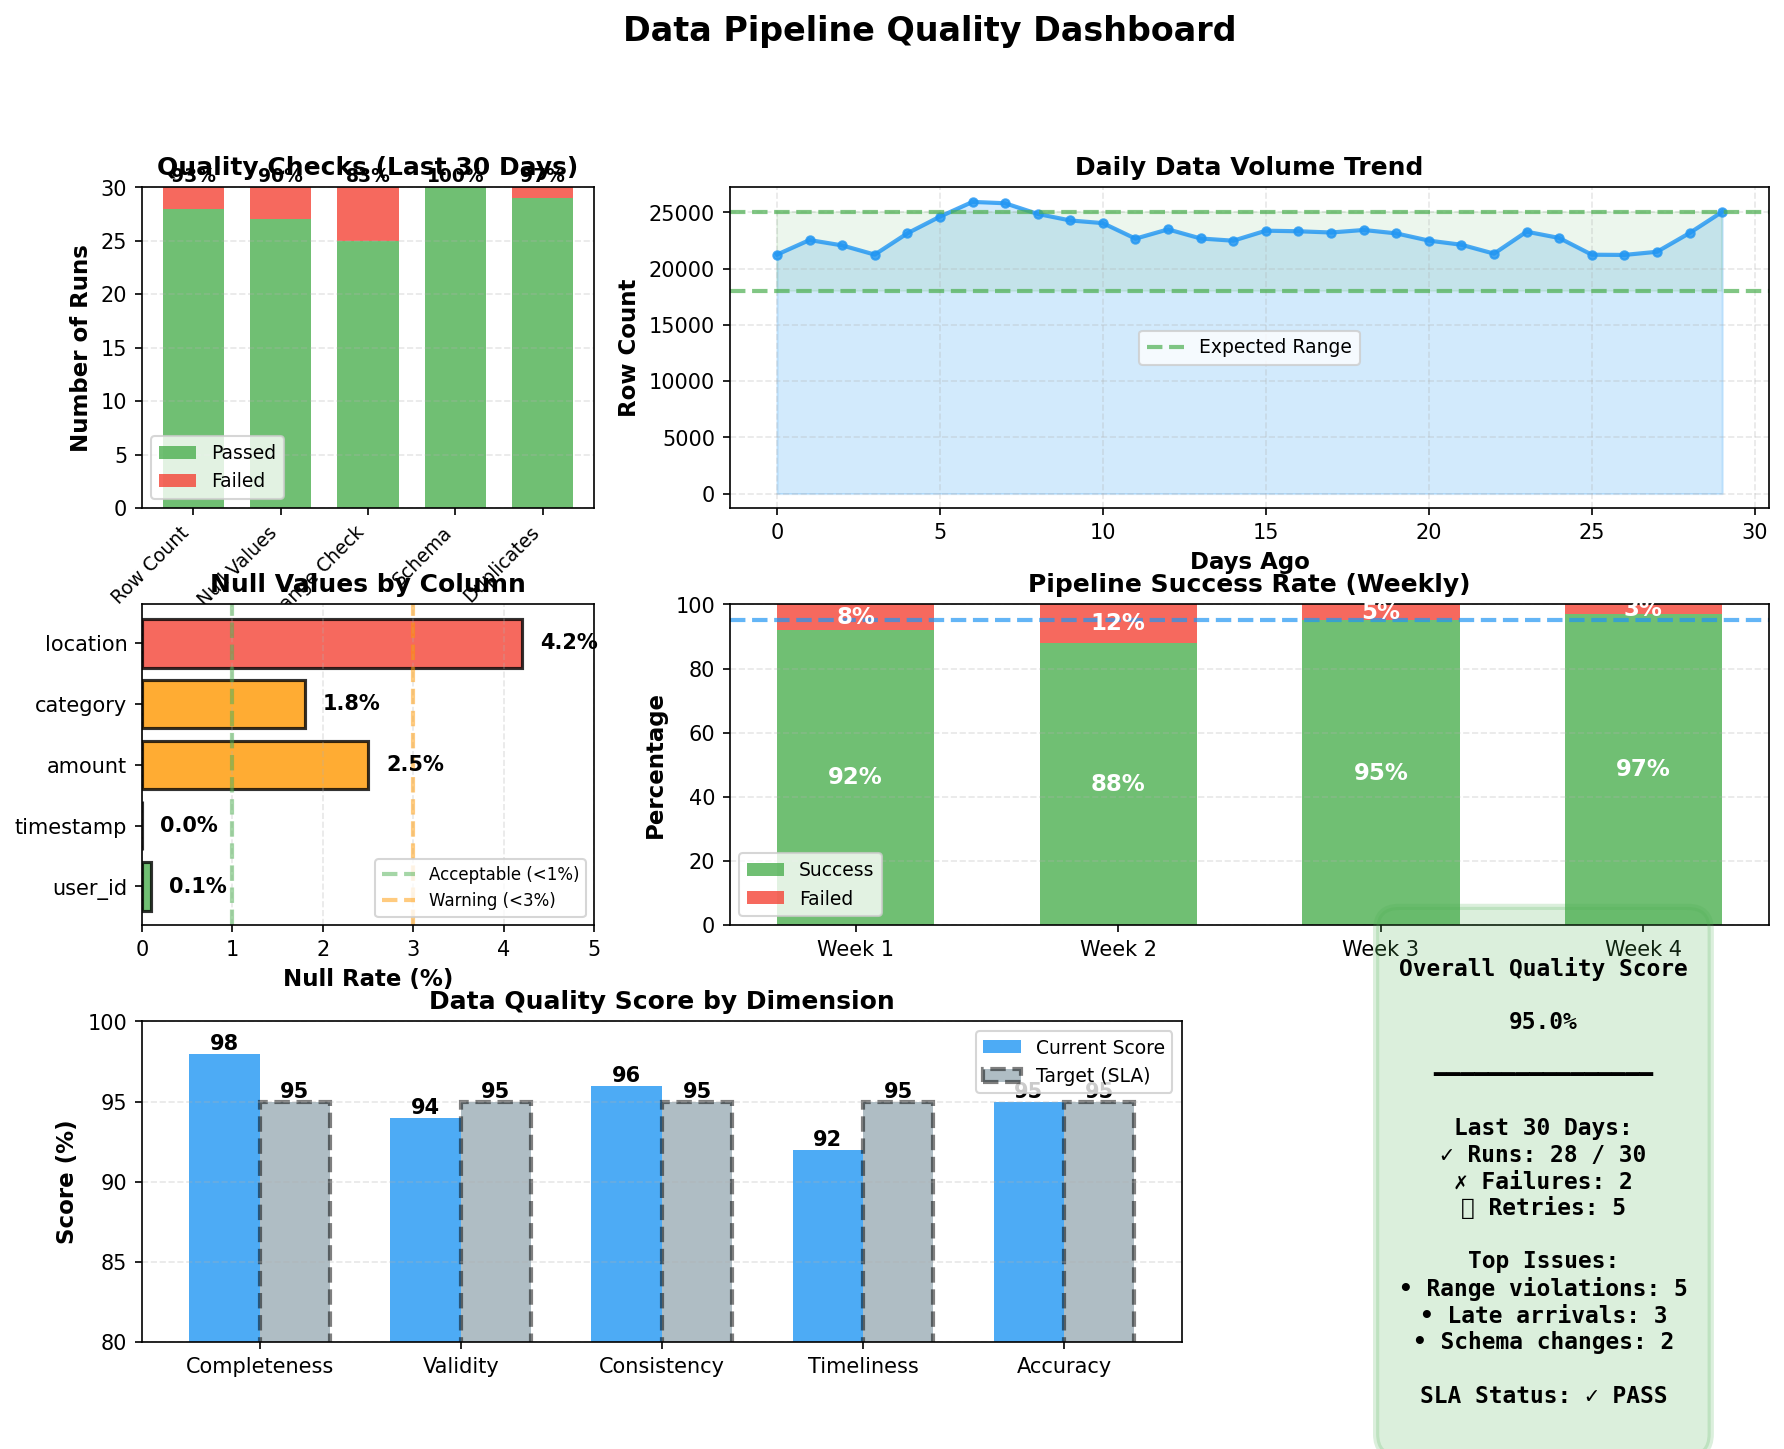

This chart was generated by the following Python code:
"""
Data Quality Metrics Dashboard
Shows quality check results and trends over time
"""
import matplotlib.pyplot as plt
import numpy as np
import matplotlib.patches as mpatches

# Create figure with subplots
fig = plt.figure(figsize=(14, 10))
gs = fig.add_gridspec(3, 3, hspace=0.3, wspace=0.3)

# Color palette
blue = '#2196F3'
green = '#4CAF50'
orange = '#FF9800'
red = '#F44336'
purple = '#9C27B0'
gray = '#607D8B'

# Subplot 1: Quality Check Results (Pie Chart)
ax1 = fig.add_subplot(gs[0, 0])
checks = ['Row Count', 'Null Values', 'Range Check', 'Schema', 'Duplicates']
passed = [28, 27, 25, 30, 29]
failed = [2, 3, 5, 0, 1]

x = np.arange(len(checks))
width = 0.7

bars1 = ax1.bar(x, passed, width, label='Passed', color=green, alpha=0.8)
bars2 = ax1.bar(x, failed, width, bottom=passed, label='Failed', color=red, alpha=0.8)

ax1.set_ylabel('Number of Runs', fontsize=11, fontweight='bold')
ax1.set_title('Quality Checks (Last 30 Days)', fontsize=12, fontweight='bold')
ax1.set_xticks(x)
ax1.set_xticklabels(checks, rotation=45, ha='right', fontsize=9)
ax1.legend(fontsize=9)
ax1.grid(axis='y', alpha=0.3, linestyle='--')

# Add percentage labels
for i, (p, f) in enumerate(zip(passed, failed)):
    total = p + f
    pct = (p / total) * 100
    ax1.text(i, total + 0.5, f'{pct:.0f}%', ha='center', fontsize=9, fontweight='bold')

# Subplot 2: Data Volume Trends
ax2 = fig.add_subplot(gs[0, 1:])
dates = np.arange(30)
volume = 20000 + np.random.normal(0, 1000, 30).cumsum()
volume = np.clip(volume, 15000, 30000)

ax2.plot(dates, volume, color=blue, linewidth=2, marker='o', markersize=4, alpha=0.8)
ax2.fill_between(dates, volume, alpha=0.2, color=blue)

# Add threshold lines
expected_min, expected_max = 18000, 25000
ax2.axhline(y=expected_min, color=green, linestyle='--', linewidth=2, alpha=0.7, label='Expected Range')
ax2.axhline(y=expected_max, color=green, linestyle='--', linewidth=2, alpha=0.7)
ax2.fill_between(dates, expected_min, expected_max, alpha=0.1, color=green)

# Highlight anomalies
anomalies = volume < expected_min
if anomalies.any():
    ax2.scatter(dates[anomalies], volume[anomalies], color=red, s=100, zorder=5, marker='x', linewidths=3, label='Anomaly')

ax2.set_xlabel('Days Ago', fontsize=11, fontweight='bold')
ax2.set_ylabel('Row Count', fontsize=11, fontweight='bold')
ax2.set_title('Daily Data Volume Trend', fontsize=12, fontweight='bold')
ax2.legend(fontsize=9)
ax2.grid(alpha=0.3, linestyle='--')

# Subplot 3: Null Rate by Column
ax3 = fig.add_subplot(gs[1, 0])
columns = ['user_id', 'timestamp', 'amount', 'category', 'location']
null_rates = [0.1, 0.0, 2.5, 1.8, 4.2]
colors_null = [green if rate < 1 else orange if rate < 3 else red for rate in null_rates]

bars = ax3.barh(columns, null_rates, color=colors_null, alpha=0.8, edgecolor='black', linewidth=1.5)

for i, (bar, rate) in enumerate(zip(bars, null_rates)):
    ax3.text(rate + 0.2, i, f'{rate}%', va='center', fontsize=10, fontweight='bold')

ax3.set_xlabel('Null Rate (%)', fontsize=11, fontweight='bold')
ax3.set_title('Null Values by Column', fontsize=12, fontweight='bold')
ax3.set_xlim(0, 5)
ax3.grid(axis='x', alpha=0.3, linestyle='--')

# Add threshold line
ax3.axvline(x=1, color=green, linestyle='--', linewidth=2, alpha=0.5, label='Acceptable (<1%)')
ax3.axvline(x=3, color=orange, linestyle='--', linewidth=2, alpha=0.5, label='Warning (<3%)')
ax3.legend(fontsize=8, loc='lower right')

# Subplot 4: Pipeline Success Rate Over Time
ax4 = fig.add_subplot(gs[1, 1:])
weeks = ['Week 1', 'Week 2', 'Week 3', 'Week 4']
success_rates = [92, 88, 95, 97]
failure_rates = [8, 12, 5, 3]

x4 = np.arange(len(weeks))
bars_s = ax4.bar(x4, success_rates, width=0.6, label='Success', color=green, alpha=0.8)
bars_f = ax4.bar(x4, failure_rates, width=0.6, bottom=success_rates, label='Failed', color=red, alpha=0.8)

# Add value labels
for i, (s, f) in enumerate(zip(success_rates, failure_rates)):
    ax4.text(i, s/2, f'{s}%', ha='center', va='center', fontsize=11, fontweight='bold', color='white')
    ax4.text(i, s + f/2, f'{f}%', ha='center', va='center', fontsize=11, fontweight='bold', color='white')

ax4.set_ylabel('Percentage', fontsize=11, fontweight='bold')
ax4.set_title('Pipeline Success Rate (Weekly)', fontsize=12, fontweight='bold')
ax4.set_xticks(x4)
ax4.set_xticklabels(weeks)
ax4.set_ylim(0, 100)
ax4.legend(fontsize=9)
ax4.grid(axis='y', alpha=0.3, linestyle='--')

# Add SLA line
ax4.axhline(y=95, color=blue, linestyle='--', linewidth=2, alpha=0.7, label='SLA (95%)')

# Subplot 5: Data Quality Score Breakdown
ax5 = fig.add_subplot(gs[2, :2])
metrics = ['Completeness', 'Validity', 'Consistency', 'Timeliness', 'Accuracy']
current_scores = [98, 94, 96, 92, 95]
target_scores = [95, 95, 95, 95, 95]

x5 = np.arange(len(metrics))
width5 = 0.35

bars_current = ax5.bar(x5 - width5/2, current_scores, width5, label='Current Score', color=blue, alpha=0.8)
bars_target = ax5.bar(x5 + width5/2, target_scores, width5, label='Target (SLA)', color=gray, alpha=0.5, edgecolor='black', linewidth=2, linestyle='--')

# Add value labels
for bars in [bars_current, bars_target]:
    for bar in bars:
        height = bar.get_height()
        ax5.text(bar.get_x() + bar.get_width()/2., height,
                f'{int(height)}',
                ha='center', va='bottom', fontsize=10, fontweight='bold')

ax5.set_ylabel('Score (%)', fontsize=11, fontweight='bold')
ax5.set_title('Data Quality Score by Dimension', fontsize=12, fontweight='bold')
ax5.set_xticks(x5)
ax5.set_xticklabels(metrics)
ax5.set_ylim(80, 100)
ax5.legend(fontsize=9)
ax5.grid(axis='y', alpha=0.3, linestyle='--')

# Subplot 6: Overall Quality Summary
ax6 = fig.add_subplot(gs[2, 2])
ax6.axis('off')

# Create quality score gauge effect
overall_score = 95.0
score_color = green if overall_score >= 95 else orange if overall_score >= 90 else red

summary_text = f"""
Overall Quality Score

{overall_score}%

━━━━━━━━━━━━━━━━

Last 30 Days:
✓ Runs: 28 / 30
✗ Failures: 2
⟳ Retries: 5

Top Issues:
• Range violations: 5
• Late arrivals: 3
• Schema changes: 2

SLA Status: {'✓ PASS' if overall_score >= 95 else '✗ FAIL'}
"""

ax6.text(0.5, 0.5, summary_text, transform=ax6.transAxes,
        fontsize=11, verticalalignment='center', horizontalalignment='center',
        bbox=dict(boxstyle='round,pad=1', facecolor=score_color, alpha=0.2, edgecolor=score_color, linewidth=3),
        family='monospace', fontweight='bold')

plt.suptitle('Data Pipeline Quality Dashboard', fontsize=16, fontweight='bold', y=0.995)

plt.savefig('/home/chirag/ds-book/book/course-08-big-data/ch32-data-pipelines/diagrams/data_quality_metrics.png',
            dpi=150, bbox_inches='tight', facecolor='white')
print("Generated: data_quality_metrics.png")
